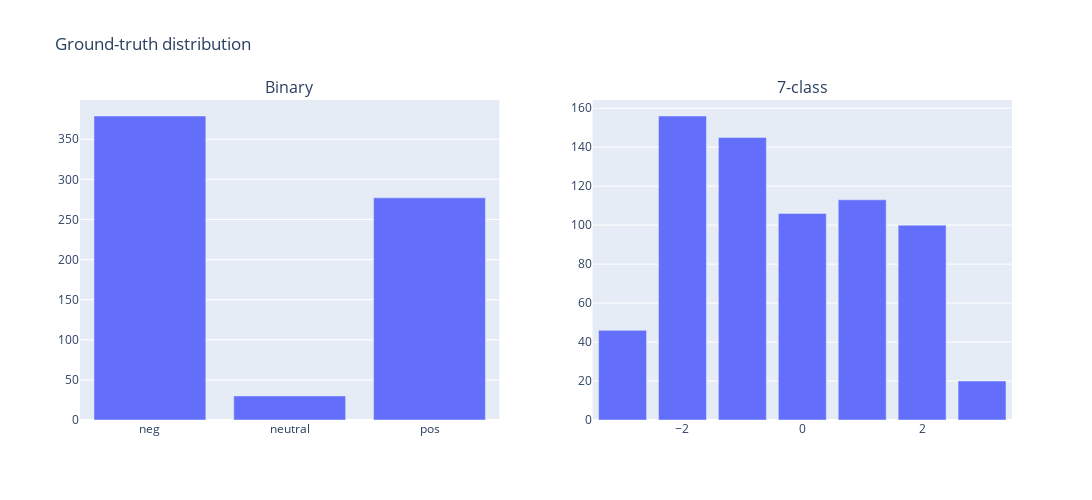

Notebook cell for this chart:
### Code cell
# mosi test data
observe(mosi_test)

### Figure 1 — Plotly figure (JSON) as saved in the notebook; plotly's stock layout.template omitted (floating-point values rounded to 4 significant figures)
{"data": [{"alignmentgroup": "True", "hovertemplate": "binary=%{x}<br>segment=%{y}<extra></extra>", "legendgroup": "", "marker": {"color": "#636efa", "pattern": {"shape": ""}}, "name": "", "offsetgroup": "", "orientation": "v", "showlegend": false, "textposition": "auto", "type": "bar", "x": ["neg", "neutral", "pos"], "xaxis": "x", "y": [379, 30, 277], "yaxis": "y"}, {"alignmentgroup": "True", "hovertemplate": "7class=%{x}<br>segment=%{y}<extra></extra>", "legendgroup": "", "marker": {"color": "#636efa", "pattern": {"shape": ""}}, "name": "", "offsetgroup": "", "orientation": "v", "showlegend": false, "textposition": "auto", "type": "bar", "x": [-3, -2, -1, 0, 1, 2, 3], "xaxis": "x2", "y": [46, 156, 145, 106, 113, 100, 20], "yaxis": "y2"}], "layout": {"annotations": [{"font": {"size": 16}, "showarrow": false, "text": "Binary", "x": 0.225, "xanchor": "center", "xref": "paper", "y": 1, "yanchor": "bottom", "yref": "paper"}, {"font": {"size": 16}, "showarrow": false, "text": "7-class", "x": 0.775, "xanchor": "center", "xref": "paper", "y": 1, "yanchor": "bottom", "yref": "paper"}], "height": 500, "title": {"text": "Ground-truth distribution"}, "width": 1200, "xaxis": {"anchor": "y", "categoryarray": [-3, -2, -1, 0, 1, 2, 3], "categoryorder": "array", "domain": [0, 0.45]}, "xaxis2": {"anchor": "y2", "categoryarray": [-3, -2, -1, 0, 1, 2, 3], "categoryorder": "array", "domain": [0.55, 1]}, "yaxis": {"anchor": "x", "domain": [0, 1]}, "yaxis2": {"anchor": "x2", "domain": [0, 1]}}}
